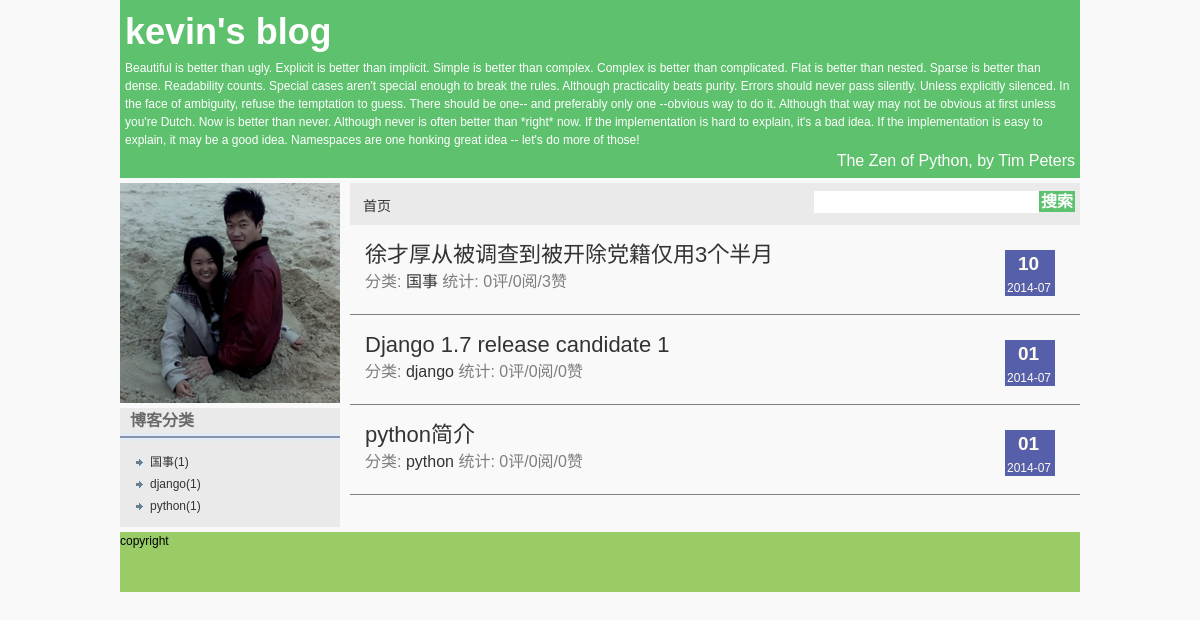
/, run on an earlier commit of the app's database.
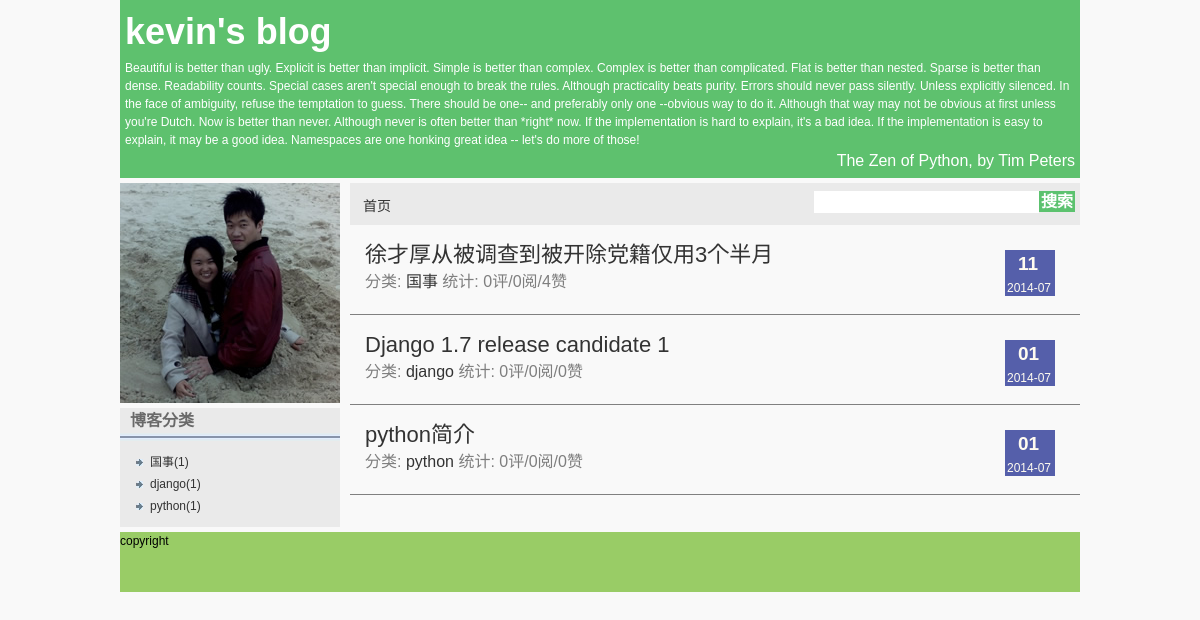
And on a later commit of the database.
### blog/models.py (models this page shows, shortened)
class Article(models.Model):
    title = models.CharField("标题", max_length=128)
    category = models.ForeignKey(Category,verbose_name="分类")
    tags = models.ManyToManyField(Tag, verbose_name="标签", blank=True)
    content = models.TextField("内容")
    create_date = models.DateTimeField("创建日期",auto_now_add=True)
    pub_date = models.DateTimeField("发布日期",auto_now=True)
    is_from = models.CharField("来自", max_length=1, default='Y', choices=(('Y','yuanchuang'),('Z','zhuanzai')))
    view_count = models.IntegerField("访问量统计", default=0)
    vote_count = models.IntegerField("支持量统计", default=0)
    comment_count = property(lambda self: self.comment_set.count())
    is_yuan = property(lambda self: self.is_from == u'Y')
    is_zhuan = property(lambda self: self.is_from == u'Z')
    def pub_date_delta():
        doc = "The pub_date_delta property."
        def fget(self):
            today = datetime.datetime.today()
            if today.year - self.pub_date.year > 0:
                self._delta = "%d年前" % (today.year - self.pub_date.year)
            elif today.month - self.pub_date.month > 0:
                self._delta = "%d个月前" % (today.month - self.pub_date.month)
            elif today.day - self.pub_date.day > 0:
                self._delta = "%d天前" % (today.day - self.pub_date.day)
            elif today.hour - self.pub_date.hour > 0:
                self._delta = "%d小时前" % (today.hour - self.pub_date.hour)
            elif today.minute - self.pub_date.minute > 0:
                self._delta = "%d分钟前" % (today.minute - self.pub_date.minute)
            else:
                self._delta = ""
            return self._delta
        def fset(self, value):
            self._delta = value
        def fdel(self):
            del self._delta
        return locals()
    pub_date_delta = property(**pub_date_delta())
    def getComment():
        def fget(self):
            self.cmlist = []
            def com2dict(c):
                d = {}
                d['comm'] = c
                d['list'] = []
                return d
            def recur(objs, t, l):
                if t > 50:
                    return
                for c in objs.all():
                    d = com2dict(c)
                    l.append(d)
                    if c.comment_set.count() > 0:
                        recur(c.comment_set, t+1, d['list'])
            for c in self.comment_set.filter(reply=None):
                d = com2dict(c)
                self.cmlist.append(d)
                recur(c.comment_set, 0, d['list'])
            return self.cmlist
        return locals()
    comments = property(**getComment())

class Category(models.Model):
    name = models.CharField("分类", max_length=64)

### blog/views.py (the view)
# urls.py: url(r'^$', 'blog.views.home', name="home"),
def home(request):
    blog = Blog()
    articles = get_list_or_404(Article)
    return render_to_response('index.html', locals())

### blog/templates/index.html (shortened to what this page needs)
{% extends "layout.html" %}
{% block content %}
<div class="article_list">
    {% for article in articles %}
    <div class="article_item">
        <div class="article_date">
            <p class="day">{{ article.pub_date|date:"d" }}</p>
            <p class="date">{{ article.pub_date|date:"Y-m" }}</p>
        </div>
        <p class="title_p1"><a href="{% url 'article_by_id' article.id %}">{{ article.title }}</a></p>
        <p class="title_p2">分类: <a href="{% url 'articles_by_cat' article.category.id %}">{{ article.category.name }}</a>&nbsp;统计: {{ article.comment_count }}评/{{ article.view_count }}阅/{{ article.vote_count }}赞</p>
    </div>
    <div class="article_sep"></div>
    {% endfor %}
</div>
{% endblock %}

What changed in the data, as far as the page shows it:
changed Article "徐才厚从被调查到被开除党籍仅用3个半月": pub_date "10" → "11"; vote_count "3" → "4"
